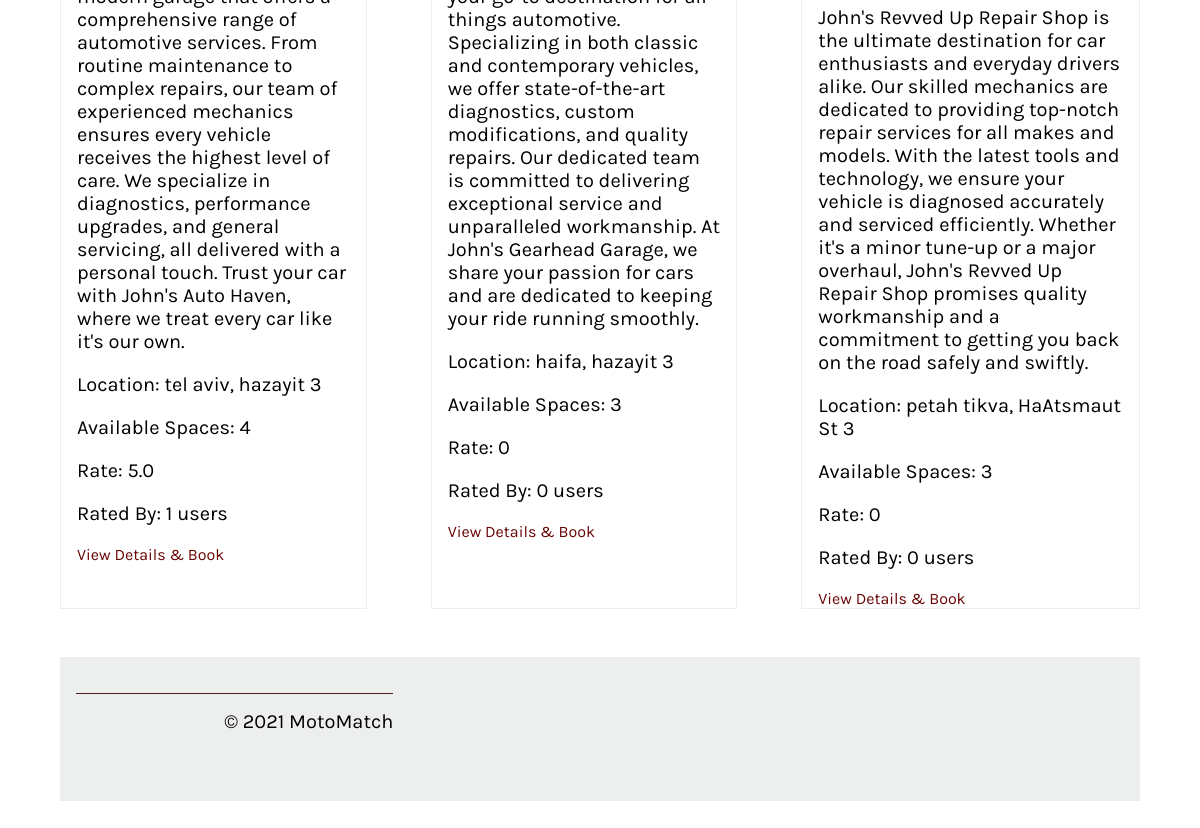
/services/ (lower part), run on an earlier commit of the app's database.
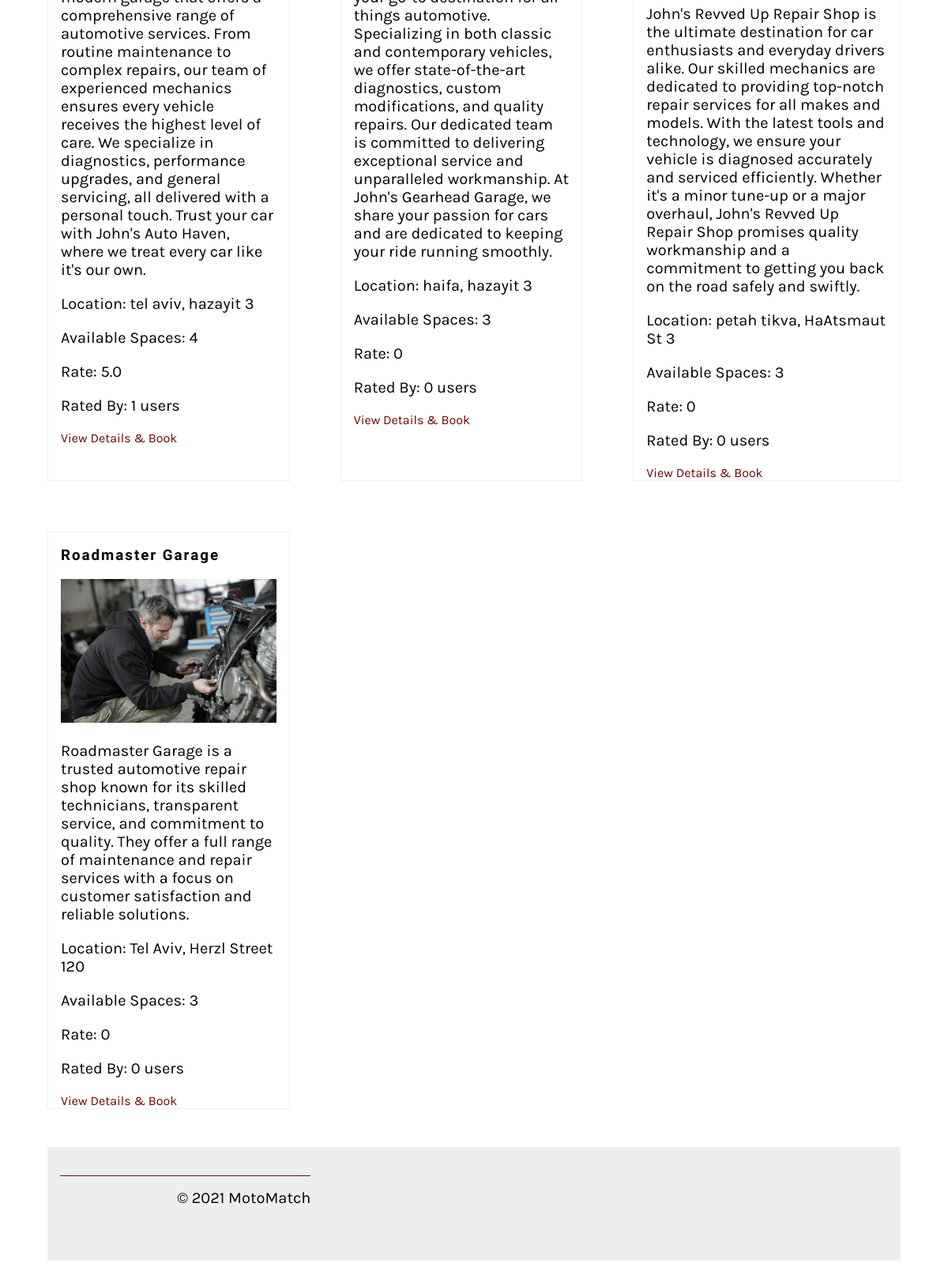
And on a later commit of the database.
### Website/models.py (models this page shows, shortened)
class Service(models.Model):
    user = models.ForeignKey(User, on_delete=models.CASCADE)
    name = models.CharField(max_length=255)
    description = models.TextField()
    location = models.CharField(max_length=255)
    contact_details = models.CharField(max_length=255)
    available_spaces = models.PositiveIntegerField()
    image = models.ImageField(upload_to='service_images', default='service_images/default.jpg')

### Website/views.py (the view)
# urls.py: path('services/', service_list_view, name='service_list'),
def service_list_view(request):
    query = request.GET.get('search')
    if query:
        services = Service.objects.filter(name__icontains=query) | Service.objects.filter(location__icontains=query)
    else:
        services = Service.objects.all()
    services_and_average_rates = _get_services_and_rating(services)
    return render(request, 'service_list.html', {'services_and_rates': services_and_average_rates})

### Website/views.py (called while the page is built)
def _get_services_and_rating(services = None):
    if not services:
        services = Service.objects.all()
    services_and_average_rates = {}
    for service in services:
        reviews = Review.objects.filter(service=service)
        if reviews:
            average_rating = sum([review.rating for review in reviews]) / len(reviews)
            amount_of_reviews = len(reviews)
        else:
            average_rating = 0
            amount_of_reviews = 0
        services_and_average_rates[service] = (average_rating, amount_of_reviews)
    sorted_services = sorted(services_and_average_rates.items(), key=lambda x: x[1][0], reverse=True)
    return sorted_services

### Website/templates/service_list.html (shortened to what this page needs)
{% extends 'base.html' %}
{% block content %}
        <section>
            {% for service, rate_info in services_and_rates %}
                <article>
                    <h3>{{ service.name }}</h3>
                    <img src="{{ service.image.url }}" alt="{{ service.name }}">
                    <p>{{ service.description }}</p>
                    <p>Location: {{ service.location }}</p>
                    <p>Available Spaces: {{ service.available_spaces }}</p>
                    <p>Rate: {{ rate_info.0 }}</p>
                    <p>Rated By: {{ rate_info.1 }} users</p>
                    <a href="{% url 'service_detail' service.id %}">View Details & Book</a>
                </article>
            {% endfor %}
        </section>
{% endblock %}

What changed in the data, as far as the page shows it:
added Service: name "Roadmaster Garage", image (picture), description "Roadmaster Garage is a trusted automotive repair shop known for its skilled technicians, transparent service, and commitment to quality. They offer a full range of maintenance and repair services with a focus on customer satisfaction and reliable solutions.", location "Tel Aviv, Herzl Street 120", available_spaces "3", rate_info "0"
